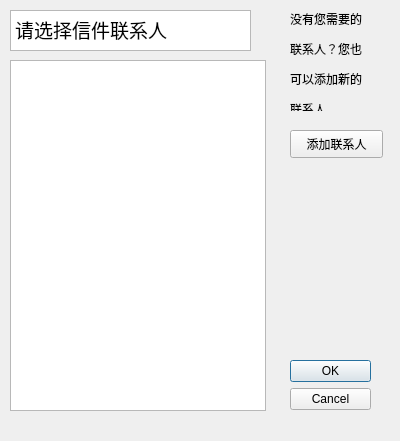
<?xml version="1.0" encoding="UTF-8"?>
<ui version="4.0">
 <class>ContecterListwindow</class>
 <widget class="QDialog" name="ContecterListwindow">
  <property name="geometry">
   <rect>
    <x>0</x>
    <y>0</y>
    <width>400</width>
    <height>441</height>
   </rect>
  </property>
  <property name="windowTitle">
   <string>Dialog</string>
  </property>
  <widget class="QDialogButtonBox" name="buttonBox">
   <property name="geometry">
    <rect>
     <x>290</x>
     <y>360</y>
     <width>81</width>
     <height>71</height>
    </rect>
   </property>
   <property name="orientation">
    <enum>Qt::Vertical</enum>
   </property>
   <property name="standardButtons">
    <set>QDialogButtonBox::Cancel|QDialogButtonBox::Ok</set>
   </property>
  </widget>
  <widget class="QTextBrowser" name="textBrowser">
   <property name="geometry">
    <rect>
     <x>10</x>
     <y>10</y>
     <width>241</width>
     <height>41</height>
    </rect>
   </property>
   <property name="html">
    <string>&lt;!DOCTYPE HTML PUBLIC &quot;-//W3C//DTD HTML 4.0//EN&quot; &quot;http://www.w3.org/TR/REC-html40/strict.dtd&quot;&gt;
&lt;html&gt;&lt;head&gt;&lt;meta name=&quot;qrichtext&quot; content=&quot;1&quot; /&gt;&lt;style type=&quot;text/css&quot;&gt;
p, li { white-space: pre-wrap; }
&lt;/style&gt;&lt;/head&gt;&lt;body style=&quot; font-family:'SimSun'; font-size:9pt; font-weight:400; font-style:normal;&quot;&gt;
&lt;p style=&quot; margin-top:0px; margin-bottom:0px; margin-left:0px; margin-right:0px; -qt-block-indent:0; text-indent:0px;&quot;&gt;&lt;span style=&quot; font-size:14pt;&quot;&gt;请选择信件联系人&lt;/span&gt;&lt;/p&gt;&lt;/body&gt;&lt;/html&gt;</string>
   </property>
  </widget>
  <widget class="QListWidget" name="listWidget">
   <property name="geometry">
    <rect>
     <x>10</x>
     <y>60</y>
     <width>256</width>
     <height>351</height>
    </rect>
   </property>
  </widget>
  <widget class="QLabel" name="label">
   <property name="geometry">
    <rect>
     <x>290</x>
     <y>10</y>
     <width>91</width>
     <height>101</height>
    </rect>
   </property>
   <property name="text">
    <string>&lt;html&gt;&lt;head/&gt;&lt;body&gt;&lt;p&gt;没有您需要的&lt;/p&gt;&lt;p&gt;联系人？您也&lt;/p&gt;&lt;p&gt;可以添加新的&lt;/p&gt;&lt;p&gt;联系人&lt;/p&gt;&lt;/body&gt;&lt;/html&gt;</string>
   </property>
  </widget>
  <widget class="QPushButton" name="AddContactBut">
   <property name="geometry">
    <rect>
     <x>290</x>
     <y>130</y>
     <width>93</width>
     <height>28</height>
    </rect>
   </property>
   <property name="text">
    <string>添加联系人</string>
   </property>
  </widget>
 </widget>
 <resources/>
 <connections>
  <connection>
   <sender>buttonBox</sender>
   <signal>accepted()</signal>
   <receiver>ContecterListwindow</receiver>
   <slot>accept()</slot>
   <hints>
    <hint type="sourcelabel">
     <x>248</x>
     <y>254</y>
    </hint>
    <hint type="destinationlabel">
     <x>157</x>
     <y>274</y>
    </hint>
   </hints>
  </connection>
  <connection>
   <sender>buttonBox</sender>
   <signal>rejected()</signal>
   <receiver>ContecterListwindow</receiver>
   <slot>reject()</slot>
   <hints>
    <hint type="sourcelabel">
     <x>316</x>
     <y>260</y>
    </hint>
    <hint type="destinationlabel">
     <x>286</x>
     <y>274</y>
    </hint>
   </hints>
  </connection>
 </connections>
</ui>
